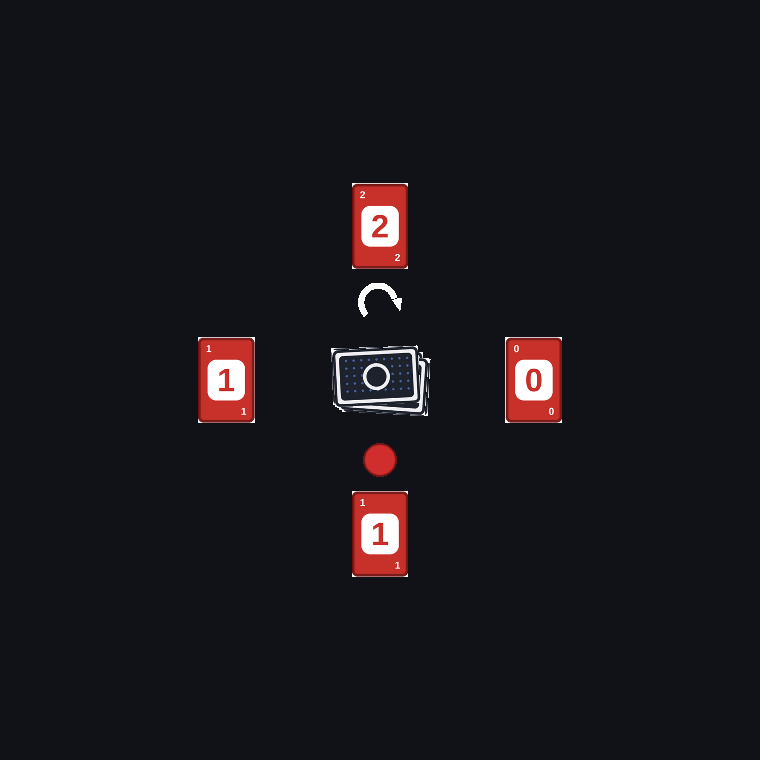

Write Python code to recreate this figure.
# -*- coding: utf-8 -*-
"""定庄展示态俯视图：四张比大小的牌各摆在自己那侧的出牌区。"""
import os
import sys

sys.path.insert(0, os.path.dirname(os.path.abspath(__file__)))
import render_base as R
import render_uno as U

HERE = os.path.dirname(os.path.abspath(__file__))


def main():
    # viewer=1（南）：四家各一张牌（区 1..4），show=1 → 摆到各自出牌区
    faces = U.scene(1, hands=[1, 1, 1, 1], discard=-1, pile=5, controls=0,
                    dealer=0, actor=0, acolor=0, direction=0, show=1, deal_n=255,
                    seats=0, btn_owner=2)
    img = R.render_textured(faces, (0, 92, 0.1), (0, 0, 0), W=760, H=760, fov=40)
    img.save(os.path.join(HERE, '_top_show.png'))
    print('saved _top_show.png')


if __name__ == '__main__':
    main()
